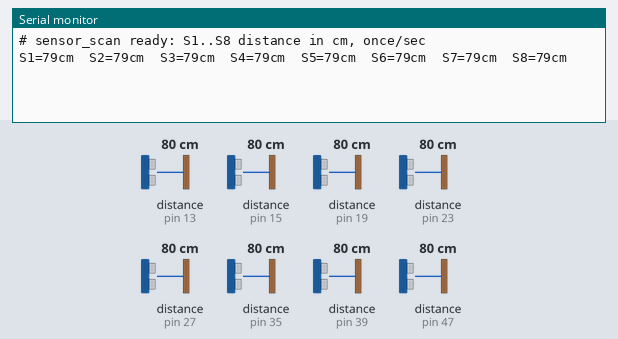
The sketch below on a simulated Arduino Mega 2560, built with avr-gcc and run on an emulated ATmega2560. Parts: the last lines printed to the serial monitor. Wiring (inferred from the names in the program): 8 × ultrasonic range finder: trigger pin 12, echo pin 13 / trigger pin 14, echo pin 15 / trigger pin 18, echo pin 19 / trigger pin 22, echo pin 23 / trigger pin 26, echo pin 27 / trigger pin 34, echo pin 35 / trigger pin 38, echo pin 39 / trigger pin 46, echo pin 47. The inputs (shaded band) are chosen by the test bench; at power-on: distance to the obstacle (sensors on pin 13, pin 15, pin 19, pin 23, pin 27, pin 35, pin 39, pin 47) 80 cm. The echo pulse lasts 58.3 µs per cm.

Above: at 1.2 s.
1.3 s: distance to the obstacle (sensor on pin 13) set to 2 cm
At 2.4 s:
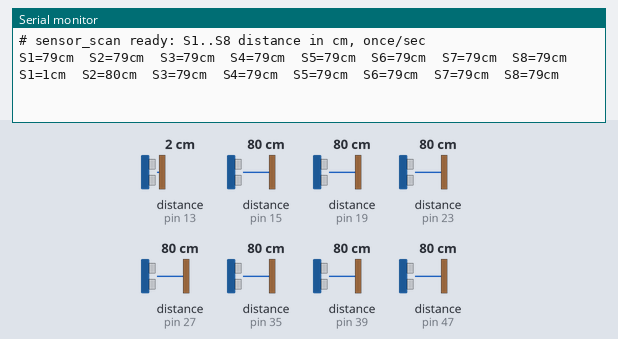
3.1 s: distance to the obstacle (sensor on pin 15) set to 2 cm
At 4.2 s:
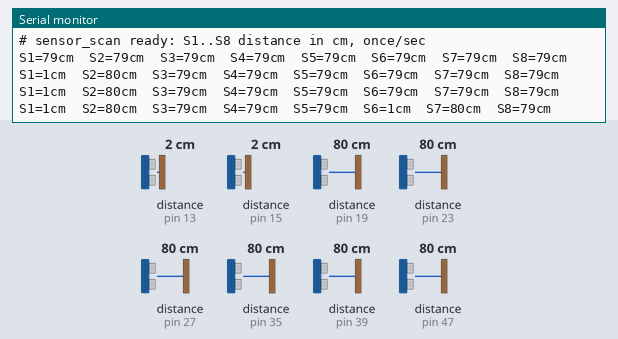
7.7 s: distance to the obstacle (sensor on pin 19) set to 2 cm
At 8.7 s:
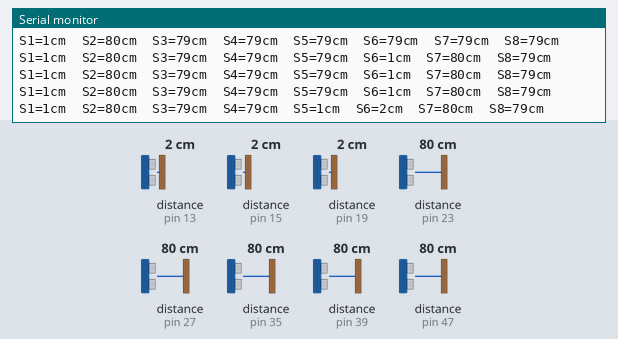
9.5 s: distance to the obstacle (sensor on pin 23) set to 2 cm
At 11.3 s:
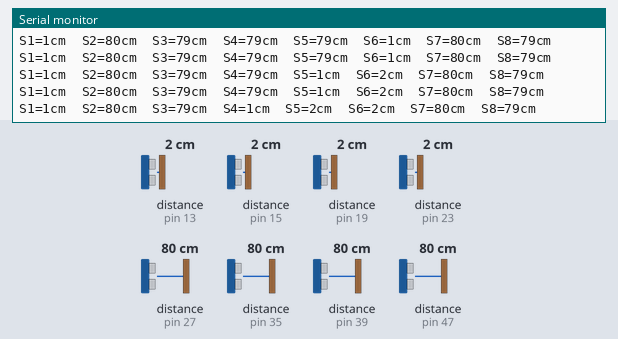
14.1 s: distance to the obstacle (sensor on pin 27) set to 2 cm
At 15.1 s:
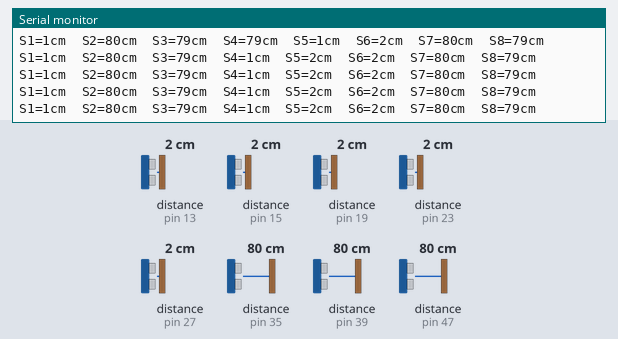
15.9 s: distance to the obstacle (sensor on pin 35) set to 120 cm
At 17.6 s:
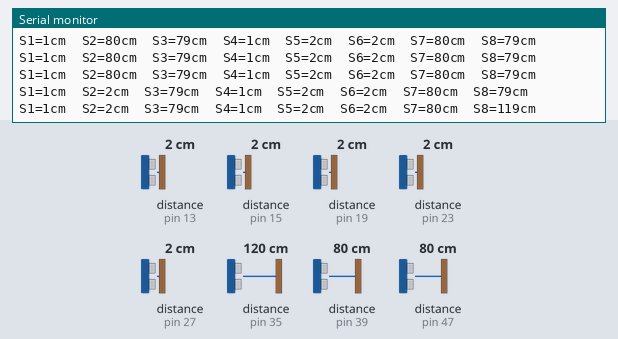
Timing chart, 0 to 19.1 s (numbered marks = the images above; inputs shaded):
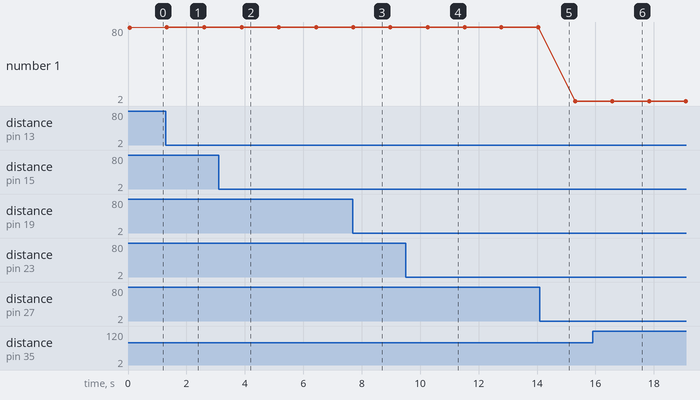

Measured:
- after the input at 1.3 s, the serial monitor: prints a new line at once (image 1)
- after the input at 3.1 s, the serial monitor: prints a new line after 0.79 s (image 2)
- after the input at 7.7 s, the serial monitor: prints a new line at once (image 3)
- after the input at 9.5 s, the serial monitor: prints a new line after 0.75 s (image 4)
- after the input at 15.9 s, the serial monitor: prints a new line after 0.67 s (image 6)
- plotted number 1: 79 → 80 after the input at 1.3 s

The sketch:

sensor_scan.ino
```cpp
/*
 * sensor_scan.ino — HC-SR04 pin-scan diagnostic for Arduino Mega 2560
 *
 * Purpose: read all 8 parking-spot ultrasonic sensors and print each one's
 * measured distance (cm) once per second as plain serial lines, e.g.:
 *     S1=23cm  S2=TIMEOUT  S3=14cm  S4=8cm ...
 *
 * Wave a hand in front of each sensor: a working sensor's reading should
 * drop. A dead sensor shows constant TIMEOUT / 0 / garbage. Use this to
 * identify which 2 of the 8 sensors are defective.
 *
 * This sketch is DUMB by design: it only reads sensors and prints. No logic,
 * no thresholds, no state — all of that lives on the Pi.
 *
 * Baud: 115200 (match the Pi serial bridge).
 */

const uint8_t NUM_SENSORS = 8;

// Pin map (Trig, Echo) for the 8 parking-spot sensors, per hardware notes.
const uint8_t TRIG_PINS[NUM_SENSORS] = { 12, 26, 46, 22, 18, 14, 38, 34 };
const uint8_t ECHO_PINS[NUM_SENSORS] = { 13, 27, 47, 23, 19, 15, 39, 35 };

// Echo timeout in microseconds. ~25000us ≈ 4.3m max range; beyond that we
// treat the reading as TIMEOUT (no echo / out of range / dead sensor).
const unsigned long ECHO_TIMEOUT_US = 25000UL;

void setup() {
  Serial.begin(115200);
  for (uint8_t i = 0; i < NUM_SENSORS; i++) {
    pinMode(TRIG_PINS[i], OUTPUT);
    pinMode(ECHO_PINS[i], INPUT);
    digitalWrite(TRIG_PINS[i], LOW);
  }
  delay(50);
  Serial.println("# sensor_scan ready: S1..S8 distance in cm, once/sec");
}

// Returns distance in cm, or -1 on timeout / no echo.
long readDistanceCm(uint8_t trigPin, uint8_t echoPin) {
  digitalWrite(trigPin, LOW);
  delayMicroseconds(2);
  digitalWrite(trigPin, HIGH);
  delayMicroseconds(10);
  digitalWrite(trigPin, LOW);

  unsigned long duration = pulseIn(echoPin, HIGH, ECHO_TIMEOUT_US);
  if (duration == 0) {
    return -1; // timeout: no echo received within window
  }
  // Speed of sound ≈ 343 m/s → 0.0343 cm/us, round trip → divide by 2.
  return (long)(duration * 0.0343 / 2.0);
}

void loop() {
  for (uint8_t i = 0; i < NUM_SENSORS; i++) {
    long d = readDistanceCm(TRIG_PINS[i], ECHO_PINS[i]);
    Serial.print('S');
    Serial.print(i + 1);
    Serial.print('=');
    if (d < 0) {
      Serial.print("TIMEOUT");
    } else {
      Serial.print(d);
      Serial.print("cm");
    }
    if (i < NUM_SENSORS - 1) Serial.print("  ");
    // Small settle delay between sensors to avoid cross-echo interference.
    delay(30);
  }
  Serial.println();
  delay(1000);
}
```
